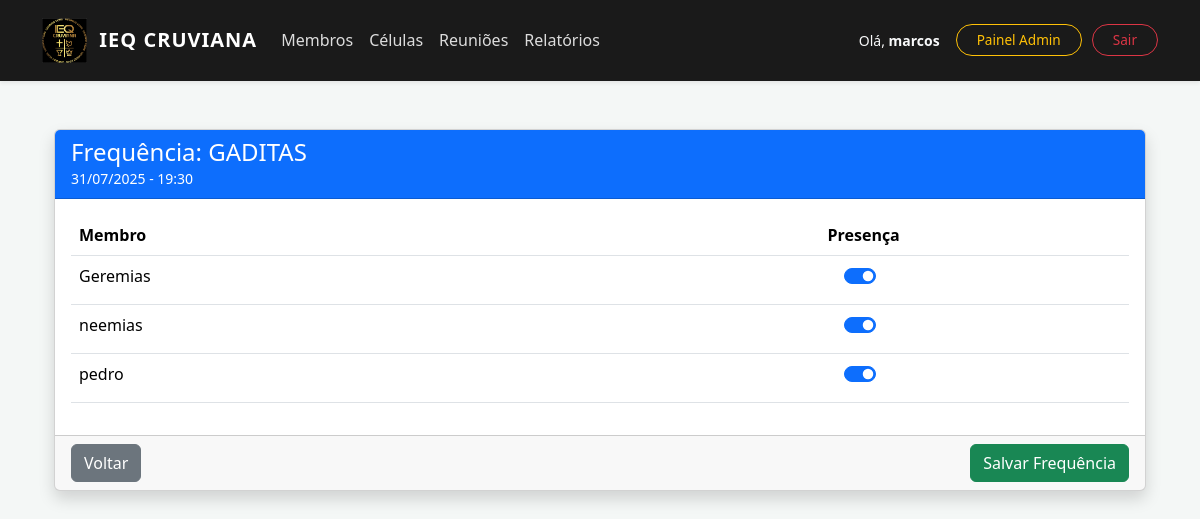
The app's page /gestao/frequencia/registrar/9/ (signed in), older data.
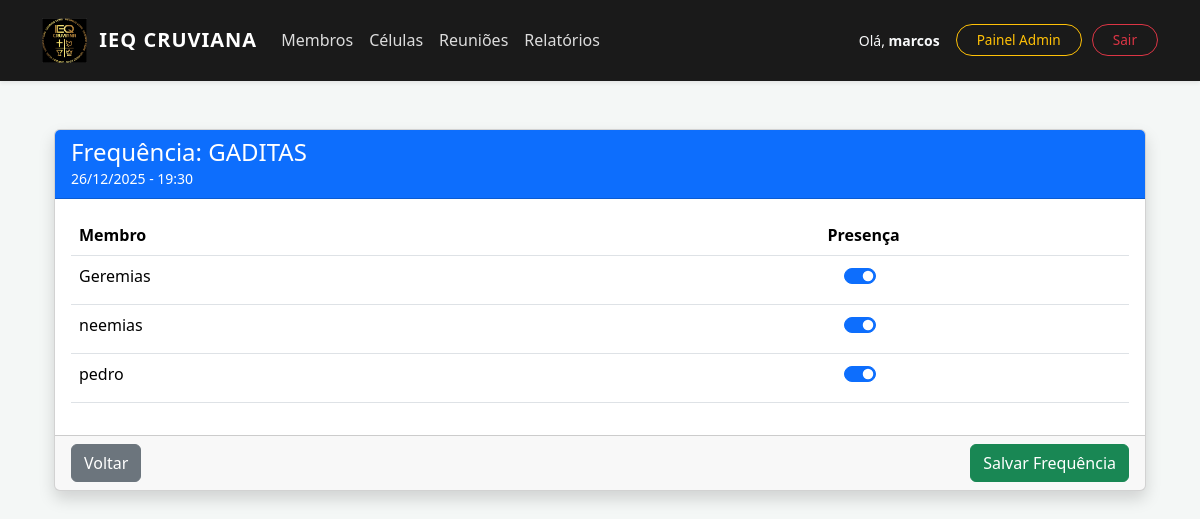
The same page, newer data.
### membros/models.py (models this page shows, shortened)
class Reuniao(models.Model):
    celula = models.ForeignKey(Celula, on_delete=models.CASCADE, related_name='reunioes')
    data_reuniao = models.DateField(default=timezone.now)
    hora_reuniao = models.TimeField(default='00:00:00')
    tema = models.CharField(max_length=200, blank=True, null=True)
    class Meta:
        verbose_name = "Reunião"
        verbose_name_plural = "Reuniões"
        unique_together = ('celula', 'data_reuniao', 'hora_reuniao')
        ordering = ['-data_reuniao', '-hora_reuniao']

class Celula(models.Model):
    nome = models.CharField(max_length=100, unique=True)
    lider = models.ForeignKey('auth.User', on_delete=models.SET_NULL, null=True, blank=True, related_name='celulas_lideradas')
    descricao = models.TextField(blank=True, null=True)
    class Meta:
        verbose_name = "Célula"
        verbose_name_plural = "Células"
        ordering = ['nome']

### membros/views.py (the view, shortened to what this page needs)
# urls.py: path('frequencia/registrar/<int:pk>/', views.registrar_frequencia_reuniao, name='registrar_frequencia_reuniao'),
@login_required
@permission_required('membros.add_frequencia', raise_exception=True)
def registrar_frequencia_reuniao(request, pk):
    reuniao = get_object_or_404(Reuniao, pk=pk)
    membros = Membro.objects.filter(celula=reuniao.celula).order_by('nome_completo')
    frequencias_existentes = {f.membro_id: f.presente for f in Frequencia.objects.filter(reuniao=reuniao)}
    return render(request, 'membros/registrar_frequencia_reuniao.html', {
        'reuniao': reuniao,
        'membros': membros,
        'frequencias_existentes': frequencias_existentes
    })

### membros/templates/membros/registrar_frequencia_reuniao.html (shortened to what this page needs)
{% extends 'base.html' %}
{% block content %}
<div class="container mt-5">
    <div class="card shadow">
        <div class="card-header bg-primary text-white">
            <h4 class="mb-0">Frequência: {{ reuniao.celula.nome }}</h4>
            <small>{{ reuniao.data_reuniao|date:"d/m/Y" }} - {{ reuniao.hora_reuniao }}</small>
        </div>
        <form method="POST">
            <div class="card-body">
                <table class="table table-hover">
                    <thead>
                        <tr>
                            <th>Membro</th>
                            <th class="text-center">Presença</th>
                        </tr>
                    </thead>
                    <tbody>
                        {% for membro in membros %}
                        <tr>
                            <td>{{ membro.nome_completo }}</td>
                            <td class="text-center">
                                <div class="form-check form-switch d-inline-block">
                                    <input class="form-check-input" type="checkbox"
                                           name="presenca_{{ membro.id }}"
                                           id="membro_{{ membro.id }}"
                                           {% for m_id, status in frequencias_existentes.items %}
                                                {% if m_id == membro.id and status %}checked{% endif %}
                                           {% endfor %}>
                                </div>
                            </td>
                        </tr>
                        {% endfor %}
                    </tbody>
                </table>
            </div>
            <div class="card-footer d-flex justify-content-between">
                <a href="{% url 'membros:selecionar_reuniao_frequencia' %}" class="btn btn-secondary">Voltar</a>
                <button type="submit" class="btn btn-success">Salvar Frequência</button>
            </div>
        </form>
    </div>
</div>
{% endblock %}

Row changes from the older to the newer data that the page shows:
changed Reuniao "GADITAS": data_reuniao "31/07/2025" → "26/12/2025"
